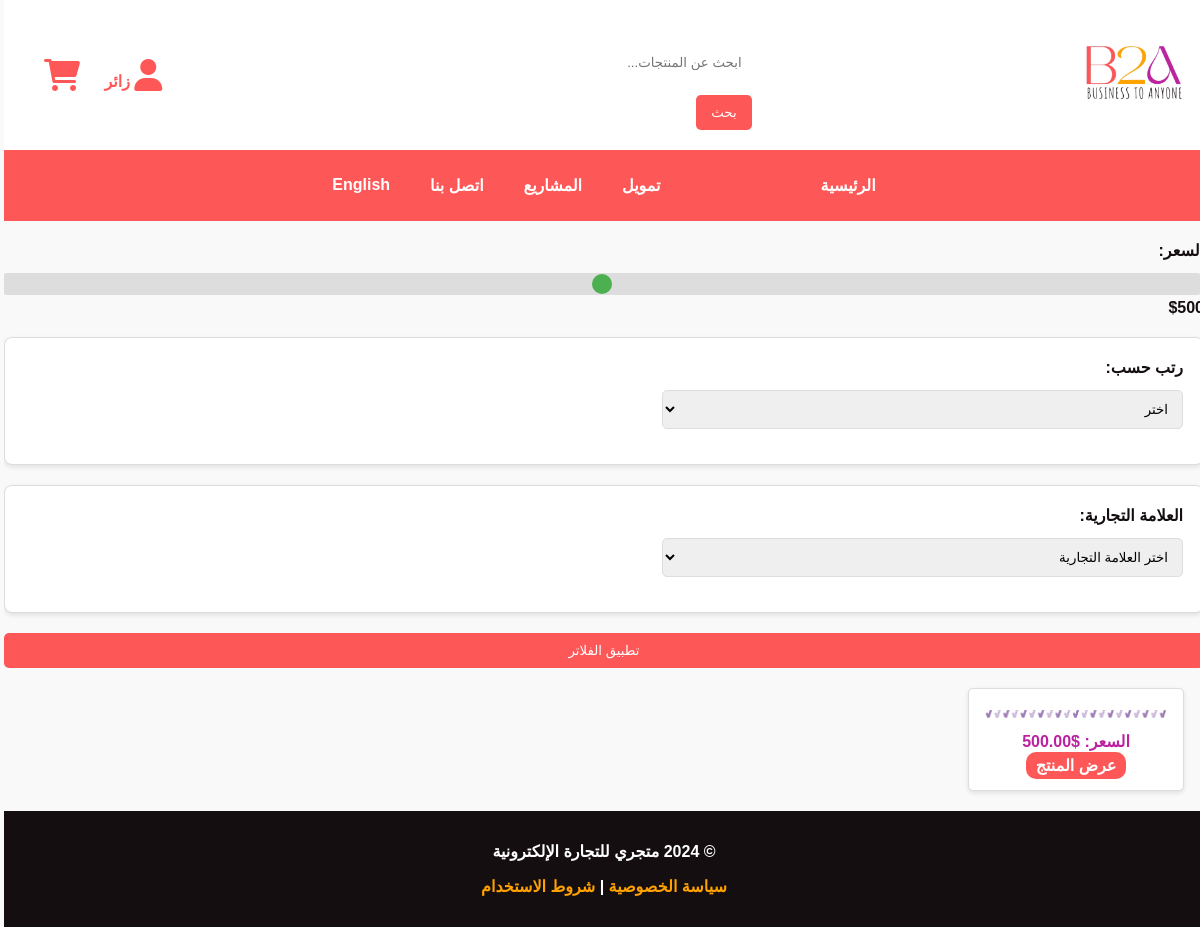
The app's page /arabic/category/1/, older data.
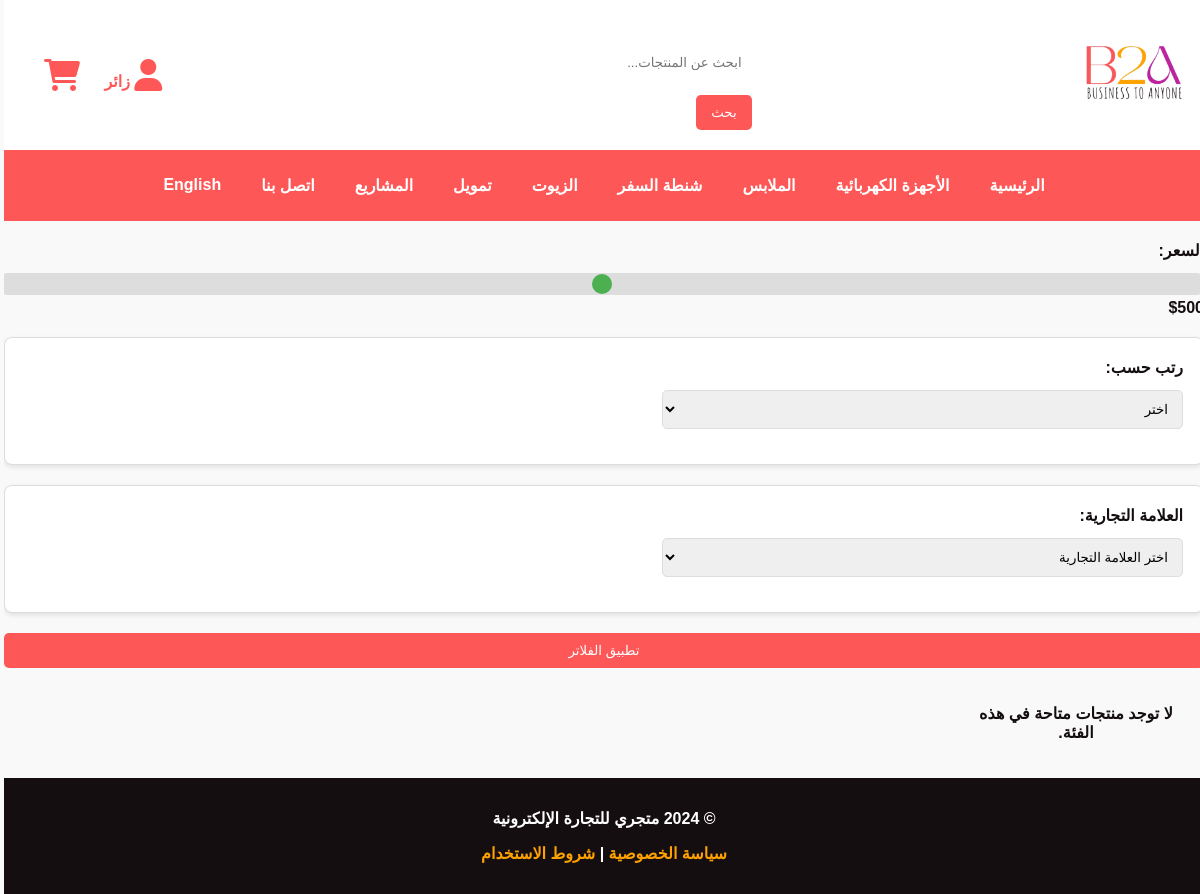
The same page, newer data.
### products/models.py (models this page shows, shortened)
class Product(models.Model):
    title = models.CharField(max_length=200, db_index=True)  # For search
    title_ar = models.CharField(max_length=200, db_index=True)  # For search
    description = models.TextField()
    description_ar = models.TextField()
    price = models.DecimalField(max_digits=10, decimal_places=2, db_index=True)  # For price range filtering
    stock_quantity = models.PositiveIntegerField()
    category = models.ForeignKey(Category, on_delete=models.CASCADE, related_name="products", db_index=True)
    offer = models.BooleanField(default=False, db_index=True)  # For quick filtering
    detail_image_1 = models.ImageField(upload_to='product_images/', blank=True, null=True)
    detail_image_2 = models.ImageField(upload_to='product_images/', blank=True, null=True)
    detail_image_3 = models.ImageField(upload_to='product_images/', blank=True, null=True)
    brand = models.CharField(max_length=100, blank=True, null=True)
    color = models.CharField(max_length=50, blank=True, null=True)
    size = models.CharField(max_length=50, choices=[('small', 'Small'), ('medium', 'Medium'), ('large', 'Large')], blank=True, null=True)
    purchase_count = models.PositiveIntegerField(default=0)  # Track purchases
    video = models.FileField(upload_to="product_videos/", blank=True, null=True)  # New video field

class Category(models.Model):
    name = models.CharField(max_length=100)
    name_ar = models.CharField(max_length=100)

### products/views.py (the view)
# urls.py: path('arabic/category/<int:category_id>/', views.arabic_product_by_category, name='arabic_product_by_category'),
def arabic_product_by_category(request, category_id):
    category = get_object_or_404(Category, id=category_id)
    products = Product.objects.filter(category=category)
    if request.GET.get('price'):
        products = products.filter(price__lte=request.GET['price'])
    if request.GET.get('brand'):
        products = products.filter(brand=request.GET['brand'])
    if request.GET.get('size'):
        products = products.filter(size=request.GET['size'])
    if request.GET.get('color'):
        products = products.filter(color=request.GET['color'])
    sort_option = request.GET.get('sort')
    if sort_option == "price_asc":
        products = products.order_by('price')
    elif sort_option == "price_desc":
        products = products.order_by('-price')
    elif sort_option == "most_purchased":
        products = products.annotate(total_purchases=Count('orderitem')).order_by('-purchase_count')
    return render(request, 'products/categories_ar.html', {'category': category, 'products': products})

### products/context_processors.py (called while the page is built)
def category_list(request):
    categories = Category.objects.all()
    return {'categories': categories}

### products/templates/products/categories_ar.html (shortened to what this page needs)
{% load static %}
<!DOCTYPE html>
<html lang="ar" dir="rtl">
<head>
    <link rel="stylesheet" href="{% static 'css/categories.css' %}">
    <link rel="stylesheet" href="https://cdnjs.cloudflare.com/ajax/libs/font-awesome/6.0.0-beta3/css/all.min.css">
</head>
<body>
    <header>
        <div class="logo">
            <a href="{% url 'arabic_product_list' %}"><img src="{% static 'img/b2apng.png' %}" alt="الشعار"></a>
        </div>
        <div class="search-bar">
            <form method="get" action="{% url 'arabic_product_list' %}">
                <input type="text" name="q" value="{{ request.GET.q }}" placeholder="ابحث عن المنتجات...">
                <button type="submit">بحث</button>
            </form>
        </div>
        <div class="user-icons">
            <a href="{% url 'profile_view' %}"><i class="fa-solid fa-user"></i>
                {% if user.is_authenticated %}
                    {{ user.username }}
                {% else %}
                    زائر
                {% endif %}
            </a>
            <a href="{% url 'cart_view' %}"><i class="fa-solid fa-cart-shopping"></i></a>
        </div>
    </header>
    <nav>
        <ul>
            <li><a href="{% url 'arabic_product_list' %}">الرئيسية</a></li>
            {% for category in categories %}
            <li>
                <a href="{% url 'arabic_product_by_category' category_id=category.id %}"
                   class="{% if category.name == request.GET.category %}active{% endif %}">
                   {{ category.name_ar }}
                </a>
            </li>
            {% endfor %}
            <li><a href="{% url 'contact' %}">تمويل</a></li>
            <li><a href="{% url 'contact' %}">المشاريع</a></li>
            <li><a href="{% url 'contact' %}">اتصل بنا</a></li>
            <li><a href="{% url 'product_by_category' category_id=category.id %}">English</a></li>
        </ul>
    </nav>
    <form method="get" action="{% url 'arabic_product_by_category' category_id=category.id %}">
        <div class="filter-group">
            <label for="price">السعر:</label>
            <input type="range" id="price" name="price" min="0" max="1000" step="10" value="{{ request.GET.price|default:'500' }}" oninput="updatePriceValue(this)">
            <span id="price-value">${{ request.GET.price|default:'500' }}</span>
        </div>
        <div class="filter-container">
            <div class="filter-group">
                <label for="sort">رتب حسب:</label>
                <select id="sort" name="sort">
                    <option value="">اختر</option>
                </select>
            </div>
        </div>
        <div class="filter-container" id="electronics-filters" style="display: {% if request.GET.category == 'electronics' or category.name == 'Electronics' %}block{% else %}none{% endif %};">
            <div class="filter-group">
                <label for="brand">العلامة التجارية:</label>
                <select id="brand" name="brand">
                    <option value="">اختر العلامة التجارية</option>
                </select>
            </div>
        </div>
        <div class="filter-group">
            <button type="submit" class="apply-filters-btn">تطبيق الفلاتر</button>
        </div>
    </form>
    <main>
        <section class="products-grid">
            {% for product in products %}
                <div class="product-item">
                    <img src="{{ product.detail_image_1.url }}" alt="{{ product.title_ar }}">
                    <p>السعر: ${{ product.price }}</p>
                    <a href="{% url 'arabic_product_detail' product.pk %}">عرض المنتج</a>
                </div>
            {% empty %}
                <p>لا توجد منتجات متاحة في هذه الفئة.</p>
            {% endfor %}
        </section>
    </main>
    <footer>
        <p>&copy; 2024 متجري للتجارة الإلكترونية</p>
        <p><a href="">سياسة الخصوصية</a> | <a href="terms.html">شروط الاستخدام</a></p>
    </footer>
</body>
</html>

Row changes from the older to the newer data that the page shows:
no longer on this page (row edited): Product: detail_image_1 (picture), price "500.00"
now on this page (row edited): Category: name_ar "الأجهزة الكهربائية"
now on this page (row edited): Category: name_ar "الملابس"
now on this page (row edited): Category: name_ar "شنطة السفر"
added Category: name_ar "الزيوت"
Text that changed along with them:
text now shown: "لا توجد منتجات متاحة في هذه الفئة."
